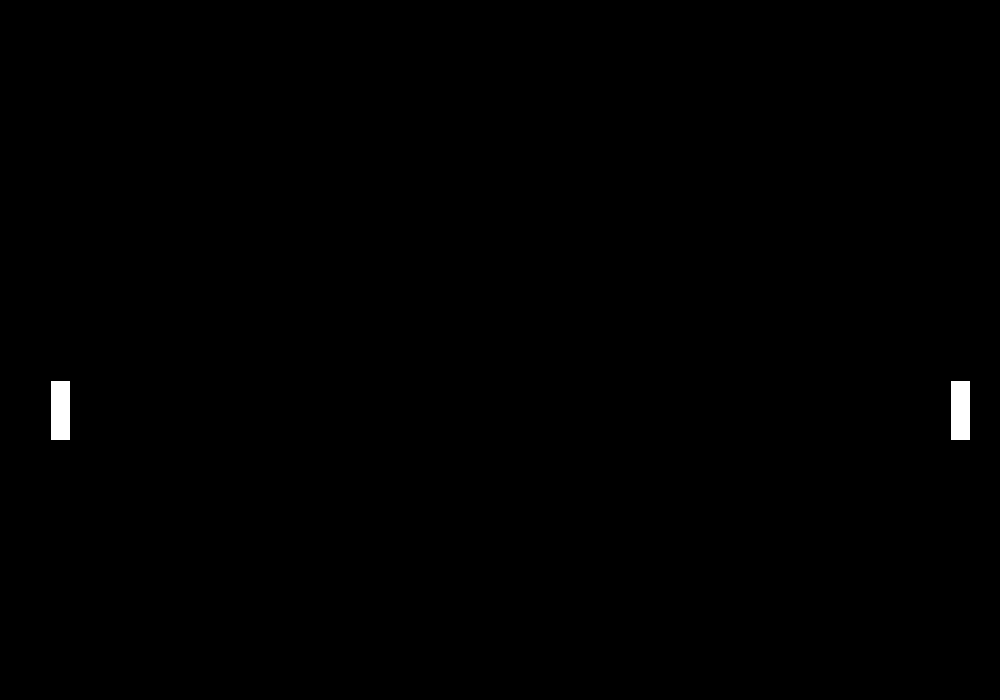
Frame 1 (no input)
Frame 60 (the mouse pressed at the canvas centre just before this capture): identical to frame 1, image omitted
Frame 120 (the mouse held since frame 60 and released just before this capture): identical to frame 1, image omitted

The Processing sketch that drew this single still picture (run headless with seeded random() and noise(); from frame 60 on, the mouse is pressed at the canvas centre):

// Processing sketch: wk_01_pong
// ── wk_01_pong.pde
Paddle p1;
Paddle p2;
boolean p1Up = false;
boolean p1Down = false;
boolean p2Up = false;
boolean p2Down = false;

void setup(){

size(1000,700);
p1 = new Paddle (50, height/2 +30);
p2 = new Paddle (width - 50, height/2 +30);
}

void  draw(){
 background(0); 
 p1.display();
 p2.display();
 if (p1Up == true){
   p1.moveUp();
 }
 if (p2Up == true){
   p2.moveUp();
 }
 if (p1Down == true){
   p1.moveDown();
 }
 if (p2Down == true){
   p2.moveDown();
 }
 
  
  
  
}

class Paddle {
  
  float x; 
  float y;
  float w = 20;
  float h = 60;
  

  
 Paddle (float _x, float _y){
    y = _y;
    x = _x;
    
  }
  
  void display (){
    fill (255);
    rect(x,y, w,h);
    
  }
  
  void moveUp(){
    y -= 5;
  }
  
  void moveDown(){
    y += 5;
    
  
}
}









void keyPressed() {
  if (key == CODED) {
    if (keyCode == UP) {
      p1Up = true;
    }
    if (keyCode == DOWN) {
      p1Down = true;
    }
  }

  if (key == 'w') {
    p2Up = true;
  }

  if (key == 's') {
    p2Down = true;
  }
}

void keyReleased() {
  if (key == CODED) {
    if (keyCode == UP) {
      p1Up = false;
    }
    if (keyCode == DOWN) {
      p1Down = false;
    }
  }

  if (key == 'w') {
    p2Up = false;
  }

  if (key == 's') {
    p2Down = false;
  }
}
